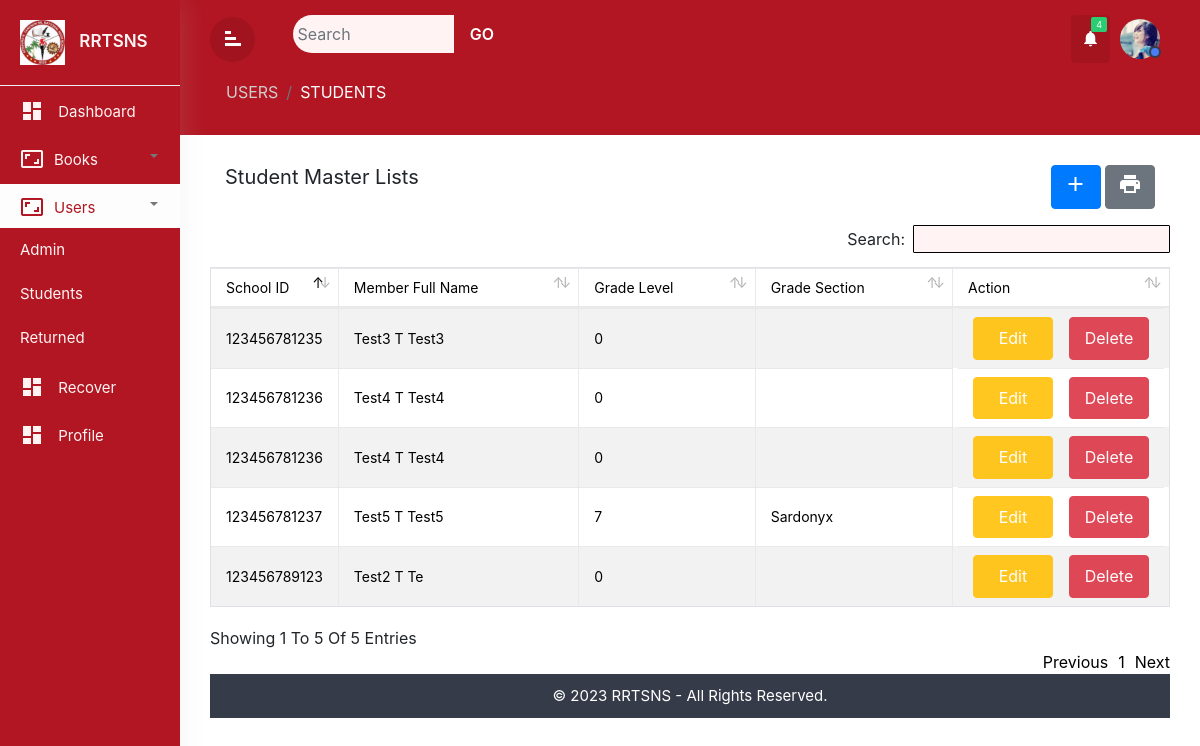
Page /users/super_admin/students.php on the committed database.
### tables this page shows
CREATE TABLE `user` (
  `user_id` int(11) NOT NULL,
  `school_number` varchar(100) NOT NULL,
  `firstname` varchar(100) NOT NULL,
  `middlename` varchar(100) NOT NULL,
  `lastname` varchar(100) NOT NULL,
  `contact` varchar(100) NOT NULL,
  `gender` varchar(100) NOT NULL,
  `address` varchar(100) NOT NULL,
  `type` varchar(100) NOT NULL,
  `level` int(11) NOT NULL,
  `section` varchar(100) NOT NULL,
  `user_image` varchar(100) NOT NULL,
  `status` varchar(100) NOT NULL,
  `user_added` datetime NOT NULL,
  `status2` int(11) NOT NULL DEFAULT 0,
  `password` varchar(255) DEFAULT 'default1'
);

### public/users/super_admin/students.php (the view, shortened to what this page needs)
<?php
include('../../../database/connection.php');
?>
<!DOCTYPE html>
<html lang="en">
<head>
    <link rel="stylesheet" href="../../assets/css/users.css">
    <link rel="stylesheet" href="https://cdn.jsdelivr.net/npm/bootstrap@5.3.2/dist/css/bootstrap.min.css">
    <link rel="stylesheet" href="../../assets/bootstrap/bootstrap.min.css">
    <link rel="stylesheet" href="../../assets/css/datatable/dataTables.bootstrap4.min.css">
    <link rel="stylesheet" href="../../assets/css/datatable/buttons.bootstrap4.min.css">
    <link rel="stylesheet" href="../../assets/css/datatable/select.dataTables.min.css">
</head>
<body class="wrapper">
    <?php include("navbar.php") ?>
    <div id="content">
        <div class="top-navbar">
            <?php include("topbar.php") ?>
            <div class="xp-breadcrumbbar text-center">
                <ol class="breadcrumb mb-1 text-white">
                    <li class="breadcrumb-item"><a href="#">USERS</a></li>
                    <li class="breadcrumb-item active" aria-current="page">STUDENTS</li>
                </ol>
            </div>
        </div>
        <div class="main-content">
            <div class="row">
                <div class="col-md-12 col-sm-12 col-xs-12">
                    <div class="x_panel">
                        <div class="x_title">
                            <div class="container d-flex pb-3"
                                style="list-style: none; justify-content: space-between;">
                                <li>
                                    <p class="fs-5">
                                        Student Master Lists
                                    </p>
                                </li>
                                <li>
                                    <a href="students_add.php" style="background:none;" id="buttons_add">
                                        <button class="btn btn-rounded btn-primary">
                                            <span class="material-icons">add</span>
                                        </button>
                                    </a>
                                    <button class="btn btn-rounded btn-secondary" onclick="printTable()">
                                        <span class="material-icons">print</span>
                                    </button>
                                </li>
                            </div>
                        </div>
                        <div class="x_content">
                            <div class="table-responsive">
                                <table cellpadding="0" cellspacing="0" border="0"
                                    class="table table-striped table-bordered" id="example">
                                    <thead>
                                        <tr>
                                            <th>School ID</th>
                                            <th>Member Full Name</th>
                                            <th>Grade Level</th>
                                            <th>Grade Section</th>
                                            <th>Action</th>
                                        </tr>
                                    </thead>
                                    <tbody>
                                        <?php
                                        $result = mysqli_query($con, "select * from user WHERE type = 'student' order by user_id DESC  ") or die(mysqli_error());
                                        while ($row = mysqli_fetch_array($result)) {
                                            $id = $row['user_id'];
                                            ?>
                                            <tr>
                                                <td>
                                                    <a target="_blank"
                                                        href="print_barcode_individual.php?code=<?php echo $row['school_number']; ?>">
                                                        <?php echo $row['school_number']; ?>
                                                    </a>
                                                </td>
                                                <td>
                                                    <?php echo $row['firstname'] . " " . $row['middlename'] . " " . $row['lastname']; ?>
                                                </td>
                                                <td>
                                                    <?php echo $row['level']; ?>
                                                </td>
                                                <td>
                                                    <?php echo $row['section']; ?>
                                                </td>
                                                <td
                                                    style="word-wrap: break-word; width: 8em; display: inline-flex; justify-content: space-between; flex-direction: row;">
                                                    <a class="btn btn-warning" for="ViewAdmin" style="color: white; width: 80px;
                                                        href="edit_user.php<?php echo '?user_id=' . $id; ?>">
                                                        Edit
                                                    </a>
                                                    <a class="btn btn-danger" for="DeleteAdmin" style="color: white; width: 80px;
                                                        href="#delete<?php echo $id; ?>" data-toggle="modal"
                                                        data-target="#delete<?php echo $id; ?>">
                                                        Delete
                                                    </a>
                                                </td>
                                            </tr>
                                        <?php } ?>
                                    </tbody>
                                </table>
                            </div>
                        </div>
                    </div>
                </div>
            </div>
            <footer class="footer">
                <div class="container-fluid">
                    <div class="footer-in">
                        <p class="mb-0">&copy 2023 RRTSNS - All Rights Reserved.</p>
                    </div>
                </div>
            </footer>
        </div>
    </div>
    <link rel="stylesheet" type="text/css"
        href="https://cdn.datatables.net/buttons/2.1.1/css/buttons.dataTables.min.css">
</body>
</html>
</body>
</html>

### public/assets/css/users.css (style rules this page uses)
body,html { line-height:1.8; font-family:'Poppins',sans-serif; color:#555e58; text-transform:capitalize; font-weight:400; margin:0px; padding:0px; }
.material-icons { font-family: 'Material Icons'; font-weight: normal; font-style: normal; font-size: 24px; display: inline-block; line-height: 1; text-transform: none; letter-spacing: normal; word-wrap: normal; white-space: nowrap; direction: ltr; -webkit-font-smoothing: antialiased; text-rendering: optimizeLegibility; -moz-osx-font-smoothing: grayscale; font-feature-settings: 'liga'; }
p { font-size:15px; margin:12px 0 0; line-height:24px; }
a { color:#333; font-weight:400; }
button { cursor:pointer; }
ul,ol { padding:0px; margin:0px; list-style:none; }
a,a:hover,a:focus { color:#333; text-decoration:none; transition:all 0.3s; }
.wrapper { position:relative; width:100%; overflow:auto; }
@media only screen and (min-width:992px) { #content { width:calc(100% - 260px); position:relative; float:right; transition:all 0.3s; } }
#content { position:relative; transition:all 0.5s; background-attachment:#f9fafc; width: calc(100% - 180px); }
.top-navbar { width:100%; z-index:9; position:relative; padding:15px 30px; background-color:var(--one); }
.breadcrumb { display:inline-flex; background-color:transparent; margin:5px 0 5px 0; padding:10px 0 0; color: #777777; }
.breadcrumb .breadcrumb-item a { color:#d0cdcd; }
.breadcrumb-item.active { color:#efeaea; }
.breadcrumb-item+.breadcrumb-item { padding-left:.5rem; }
.main-content { padding:30px 30px 0px 30px; }
table.table tr th, table.table tr td { border-color:#e9e9e9; padding:8px 15px; font-size:14px; font-weight: 400; vertical-align:middle; }
table.table tr th:first-child { width:60px; }
table.table tr th:last-child { width:100px; }
table.table td:last-child { opacity:0.9; font-size:22px; margin:0px 5px; }
table.table td a { color:#000; display:inline-block; text-decoration:none; outline:none!important; }
footer { background-color:#353b48; color:#fff; text-align:center; padding:10px 30px; position:relative; width:100%; }
#buttons_add, #buttons_print { width: 40px; height: 40px; }

### public/assets/css/global.css (style rules this page uses)
:root { --one: #b11622; --two: #582f24; --three: #3c7536; --four: #c1ba40; --five: #fff3f3; --six: #fdfdfd; }

### rows in the picture
user: school_number "123456781237", firstname "Test5", middlename "T", lastname "Test5", level "7", section "Sardonyx"
user: school_number "123456781236", firstname "Test4", middlename "T", lastname "Test4", level "0"
user: school_number "123456781236", firstname "Test4", middlename "T", lastname "Test4", level "0"
user: school_number "123456781235", firstname "Test3", middlename "T", lastname "Test3", level "0"
user: school_number "123456789123", firstname "Test2", middlename "T", lastname "Te", level "0"
